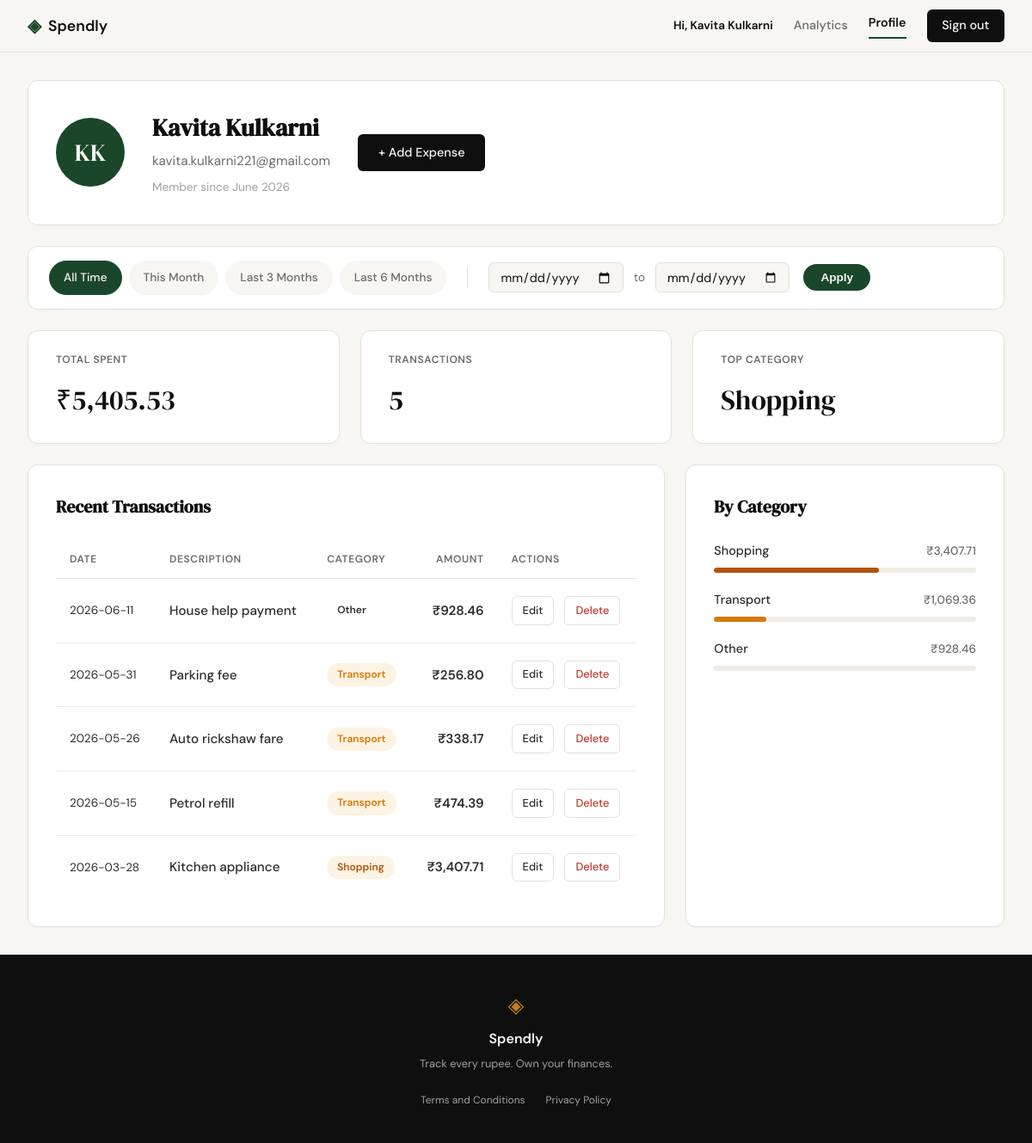
Screenshot of /profile (signed in) with the database file from the repository.
### tables this page shows
CREATE TABLE users (
            id INTEGER PRIMARY KEY AUTOINCREMENT,
            name TEXT NOT NULL,
            email TEXT UNIQUE NOT NULL,
            password_hash TEXT NOT NULL,
            created_at TEXT DEFAULT CURRENT_TIMESTAMP
        );

CREATE TABLE expenses (
            id INTEGER PRIMARY KEY AUTOINCREMENT,
            user_id INTEGER NOT NULL,
            amount REAL NOT NULL,
            category TEXT NOT NULL,
            date TEXT NOT NULL,
            description TEXT,
            created_at TEXT DEFAULT CURRENT_TIMESTAMP,
            FOREIGN KEY (user_id) REFERENCES users(id)
        );

### app.py (the view, shortened to what this page needs)
@app.route("/profile")
def profile():
    if not session.get("user_id"):
        flash("Please log in to view your profile.", "error")
        return redirect(url_for("login"))
    user_id = session["user_id"]
    user_record = get_user_by_id(user_id)
    date_from_raw = request.args.get("date_from")
    date_to_raw = request.args.get("date_to")
    date_from = None
    date_to = None
    today = date.today()
    presets = {
        "this_month": {
            "from": today.replace(day=1).isoformat(),
            "to": today.isoformat()
        },
        "last_3_months": {
            "from": (today - timedelta(days=90)).isoformat(),
            "to": today.isoformat()
        },
        "last_6_months": {
            "from": (today - timedelta(days=180)).isoformat(),
            "to": today.isoformat()
        }
    }
    user_data = {
        "name": user_record["name"],
        "email": user_record["email"],
        "initials": "U"
    }
    try:
        dt_member = datetime.strptime(user_record["created_at"], "%Y-%m-%d %H:%M:%S")
        user_data["member_since"] = dt_member.strftime("%B %Y")
    except (ValueError, TypeError):
        user_data["member_since"] = "Unknown"
    names = user_data["name"].split()
    if len(names) >= 2:
        user_data["initials"] = (names[0][0] + names[-1][0]).upper()
    elif names:
        user_data["initials"] = names[0][0].upper()
    raw_stats = get_user_stats(user_id, date_from, date_to)
    stats = {
        "total_spent": f"₹{raw_stats['total_spent']:,.2f}",
        "count": raw_stats['count'],
        "top_category": raw_stats['top_category'] or "None"
    }
    raw_expenses = get_user_expenses(user_id, date_from, date_to)
    transactions = []
    for exp in raw_expenses:
        transactions.append({
            "id": exp["id"],
            "date": exp["date"],
            "desc": exp["description"],
            "category": exp["category"],
            "amount": f"₹{exp['amount']:,.2f}"
        })
    categories = get_category_breakdown(user_id, date_from, date_to)
    for cat in categories:
        cat["amount"] = f"₹{cat['amount']:,.2f}"
    return render_template("profile.html",
                           user=user_data,
                           stats=stats,
                           transactions=transactions,
                           categories=categories,
                           date_from=date_from,
                           date_to=date_to,
                           presets=presets)

### database/db.py (called while the page is built)
def get_db():
    conn = sqlite3.connect(DB_NAME)
    conn.row_factory = sqlite3.Row
    conn.execute("PRAGMA foreign_keys = ON;")
    return conn

def get_user_by_id(user_id):
    conn = get_db()
    cursor = conn.cursor()
    try:
        cursor.execute('SELECT * FROM users WHERE id = ?', (user_id,))
        return cursor.fetchone()
    finally:
        conn.close()

def get_user_expenses(user_id, date_from=None, date_to=None):
    conn = get_db()
    cursor = conn.cursor()
    try:
        query = 'SELECT * FROM expenses WHERE user_id = ?'
        params = [user_id]
        if date_from and date_to:
            query += ' AND date BETWEEN ? AND ?'
            params.extend([date_from, date_to])
        query += ' ORDER BY date DESC'
        cursor.execute(query, params)
        return cursor.fetchall()
    finally:
        conn.close()

def get_user_stats(user_id, date_from=None, date_to=None):
    conn = get_db()
    cursor = conn.cursor()
    try:
        date_filter = ""
        params_sub = [user_id]
        params_main = [user_id]
        if date_from and date_to:
            date_filter = " AND date BETWEEN ? AND ?"
            params_sub.extend([date_from, date_to])
            params_main.extend([date_from, date_to])
        query = f'''
            SELECT
                COALESCE(SUM(amount), 0) as total_spent,
                COUNT(id) as count,
                (SELECT category FROM expenses WHERE user_id = ? {date_filter} GROUP BY category ORDER BY SUM(amount) DESC LIMIT 1) as top_category
            FROM expenses
            WHERE user_id = ? {date_filter}
        '''
        cursor.execute(query, params_sub + params_main)
        return cursor.fetchone()
    finally:
        conn.close()

### templates/profile.html (shortened to what this page needs)
{% extends "base.html" %}
{% block head %}
    <link rel="stylesheet" href="{{ url_for('static', filename='css/profile.css') }}">
{% endblock %}
{% block content %}
<div class="profile-container">
    <div class="profile-header-card">
        <div class="profile-avatar">
            {{ user.initials }}
        </div>
        <div class="profile-details">
            <h1 class="profile-name">{{ user.name }}</h1>
            <p class="profile-email">{{ user.email }}</p>
            <p class="profile-meta">Member since {{ user.member_since }}</p>
        </div>
        <a href="{{ url_for('add_expense') }}" class="btn-primary">+ Add Expense</a>
    </div>
    <div class="filter-bar">
        <div class="filter-presets">
            <a href="{{ url_for('profile') }}"
               class="preset-btn {% if not date_from %}active{% endif %}">
                All Time
            </a>
            <a href="{{ url_for('profile', date_from=presets.this_month.from, date_to=presets.this_month.to) }}"
               class="preset-btn {% if date_from == presets.this_month.from and date_to == presets.this_month.to %}active{% endif %}">
                This Month
            </a>
            <a href="{{ url_for('profile', date_from=presets.last_3_months.from, date_to=presets.last_3_months.to) }}"
               class="preset-btn {% if date_from == presets.last_3_months.from and date_to == presets.last_3_months.to %}active{% endif %}">
                Last 3 Months
            </a>
            <a href="{{ url_for('profile', date_from=presets.last_6_months.from, date_to=presets.last_6_months.to) }}"
               class="preset-btn {% if date_from == presets.last_6_months.from and date_to == presets.last_6_months.to %}active{% endif %}">
                Last 6 Months
            </a>
        </div>
        <form action="{{ url_for('profile') }}" method="GET" class="filter-custom">
            <div class="input-group-row">
                <input type="date" id="date_from" name="date_from" value="{{ date_from or '' }}" required>
                <span class="to-text">to</span>
                <input type="date" id="date_to" name="date_to" value="{{ date_to or '' }}" required>
            </div>
            <button type="submit" class="apply-btn">Apply</button>
        </form>
    </div>
    <div class="stats-row">
        <div class="stat-card">
            <div class="stat-label">TOTAL SPENT</div>
            <div class="stat-value">{{ stats.total_spent }}</div>
        </div>
        <div class="stat-card">
            <div class="stat-label">TRANSACTIONS</div>
            <div class="stat-value">{{ stats.count }}</div>
        </div>
        <div class="stat-card">
            <div class="stat-label">TOP CATEGORY</div>
            <div class="stat-value">{{ stats.top_category }}</div>
        </div>
    </div>
    <div class="profile-bottom-grid">
        <div class="history-card">
            <h2 class="section-title">Recent Transactions</h2>
            <div class="history-table-container">
                <table class="history-table">
                    <thead>
                        <tr>
                            <th>DATE</th>
                            <th>DESCRIPTION</th>
                            <th>CATEGORY</th>
                            <th class="td-amount">AMOUNT</th>
                            <th>ACTIONS</th>
                        </tr>
                    </thead>
                    <tbody>
                        {% for tx in transactions %}
                        <tr>
                            <td class="td-date">{{ tx.date }}</td>
                            <td class="td-desc">{{ tx.desc }}</td>
                            <td>
                                <span class="badge badge-{{ tx.category|lower }}">{{ tx.category }}</span>
                            </td>
                            <td class="td-amount">{{ tx.amount }}</td>
                            <td>
                                <a href="{{ url_for('edit_expense', id=tx.id) }}" class="btn-edit">Edit</a>
                                <a href="{{ url_for('delete_expense', id=tx.id) }}" class="btn-delete" onclick="return confirm('Are you sure you want to delete this expense?');">Delete</a>
                            </td>
                        </tr>
                        {% endfor %}
                    </tbody>
                </table>
            </div>
        </div>
        <div class="category-card">
            <h2 class="section-title">By Category</h2>
            <div class="category-list">
                {% for cat in categories %}
                <div class="category-item">
                    <div class="category-info">
                        <span class="category-name">{{ cat.name }}</span>
                        <span class="category-value">{{ cat.amount }}</span>
                    </div>
                    <div class="progress-bar">
                        <div class="progress-fill fill-{{ cat.class }}" style="width: {{ cat.percent }}%"></div>
                    </div>
                </div>
                {% endfor %}
            </div>
        </div>
    </div>
</div>
{% endblock %}

### templates/base.html (shortened to what this page needs)
<!DOCTYPE html>
<html lang="en">
<head>
    <link rel="stylesheet" href="{{ url_for('static', filename='css/style.css') }}">
    {% block head %}{% endblock %}
</head>
<body>
    <nav class="navbar">
        <div class="nav-inner">
            <a href="{{ url_for('landing') }}" class="nav-brand">
                <span class="brand-icon">◈</span>
                <span class="brand-name">Spendly</span>
            </a>
            <div class="nav-links">
                {% if session.get('user_id') %}
                    <span class="nav-user">Hi, {{ session.get('user_name') }}</span>
                    <a href="{{ url_for('analytics') }}" class="{% if request.endpoint == 'analytics' %}active{% endif %}">Analytics</a>
                    <a href="{{ url_for('profile') }}" class="{% if request.endpoint == 'profile' %}active{% endif %}">Profile</a>
                    <a href="{{ url_for('logout') }}" class="nav-cta">Sign out</a>
                {% else %}
                    <a href="{{ url_for('login') }}">Sign in</a>
                    <a href="{{ url_for('register') }}" class="nav-cta">Get started</a>
                {% endif %}
            </div>
        </div>
    </nav>
    <main class="main-content">
        {% block content %}{% endblock %}
    </main>
    <footer class="footer">
        <div class="footer-inner">
            <span class="brand-icon">◈</span>
            <span class="footer-name">Spendly</span>
            <p class="footer-copy">Track every rupee. Own your finances.</p>
            <div class="footer-links">
                <a href="{{ url_for('terms') }}" class="footer-link">Terms and Conditions</a>
                <a href="{{ url_for('privacy') }}" class="footer-link">Privacy Policy</a>
            </div>
        </div>
    </footer>
</body>
</html>

### static/css/style.css (style rules this page uses)
:root { --ink: #0f0f0f; --ink-soft: #2d2d2d; --ink-muted: #6b6b6b; --ink-faint: #a0a0a0; --paper: #f7f6f3; --paper-warm: #f0ede6; --paper-card: #ffffff; --accent: #1a472a; --accent-light: #e8f0eb; --accent-2: #c17f24; --accent-2-light: #fdf3e3; --danger: #c0392b; --danger-light: #fdecea; --border: #e4e1da; --border-soft: #eeebe4; --font-display: 'DM Serif Display', Georgia, serif; --font-body: 'DM Sans', system-ui, sans-serif; --max-width: 1200px; --auth-width: 440px; --radius-sm: 6px; --radius-md: 12px; --radius-lg: 20px; }
*, *::before, *::after { box-sizing: border-box; margin: 0; padding: 0; }
html { font-size: 16px; scroll-behavior: smooth; }
body { background: var(--paper); color: var(--ink); font-family: var(--font-body); font-size: 1rem; line-height: 1.6; -webkit-font-smoothing: antialiased; }
a { color: inherit; text-decoration: none; }
.navbar { position: sticky; top: 0; z-index: 100; background: var(--paper); border-bottom: 1px solid var(--border); padding: 0 2rem; }
.nav-inner { max-width: var(--max-width); margin: 0 auto; height: 60px; display: flex; align-items: center; justify-content: space-between; }
.nav-brand { display: flex; align-items: center; gap: 0.5rem; font-family: var(--font-body); font-weight: 600; font-size: 1.1rem; color: var(--ink); }
.brand-icon { color: var(--accent); font-size: 1.3rem; }
.brand-name { color: var(--ink); }
.nav-links { display: flex; align-items: center; gap: 1.5rem; font-size: 0.9rem; font-weight: 500; }
.nav-links a { color: var(--ink-muted); transition: color 0.2s; }
.nav-links a.active { color: var(--ink); font-weight: 600; border-bottom: 2px solid var(--accent); padding-bottom: 0.25rem; }
.nav-user { color: var(--ink); font-weight: 600; font-size: 0.85rem; }
.nav-cta { background: var(--ink) !important; color: var(--paper) !important; padding: 0.45rem 1.1rem; border-radius: var(--radius-sm); transition: background 0.2s !important; }
.main-content { min-height: calc(100vh - 60px - 100px); }
.btn-primary { display: inline-block; background: var(--ink); color: var(--paper); padding: 0.65rem 1.5rem; border-radius: var(--radius-sm); font-family: var(--font-body); font-size: 0.9rem; font-weight: 500; cursor: pointer; border: none; transition: background 0.2s; text-decoration: none; }
.footer { background: var(--ink); color: var(--paper); padding: 2.5rem 2rem; text-align: center; }
.footer-inner { display: flex; flex-direction: column; align-items: center; gap: 0.4rem; }
.footer .brand-icon { color: var(--accent-2); font-size: 1.5rem; }
.footer-name { font-weight: 600; font-size: 1rem; }
.footer-copy { font-size: 0.8rem; color: var(--ink-faint); }
.footer-links { margin-top: 1rem; display: flex; gap: 1.5rem; }
.footer-link { font-size: 0.75rem; color: var(--ink-faint); transition: color 0.2s; }

### rows the page displays
users: get "Kavita Kulkarni", name "Kavita Kulkarni", email "kavita.kulkarni221@gmail.com"
expenses: top_category "Shopping", date "2026-03-28", desc "Kitchen appliance", category "Shopping", amount "₹3,407.71"
expenses: date "2026-06-11", desc "House help payment", category "Other", amount "₹928.46"
expenses: date "2026-05-31", desc "Parking fee", category "Transport", amount "₹256.80"
expenses: date "2026-05-26", desc "Auto rickshaw fare", category "Transport", amount "₹338.17"
expenses: date "2026-05-15", desc "Petrol refill", category "Transport", amount "₹474.39"

### other values shown
{{ user.initials }} "KK"
{{ user.member_since }} "June 2026"
{{ stats.total_spent }} "₹5,405.53"
{{ stats.count }} "5"
{{ cat.name }} "Shopping" "Transport" "Other"
{{ cat.amount }} "₹3,407.71" "₹1,069.36" "₹928.46"
